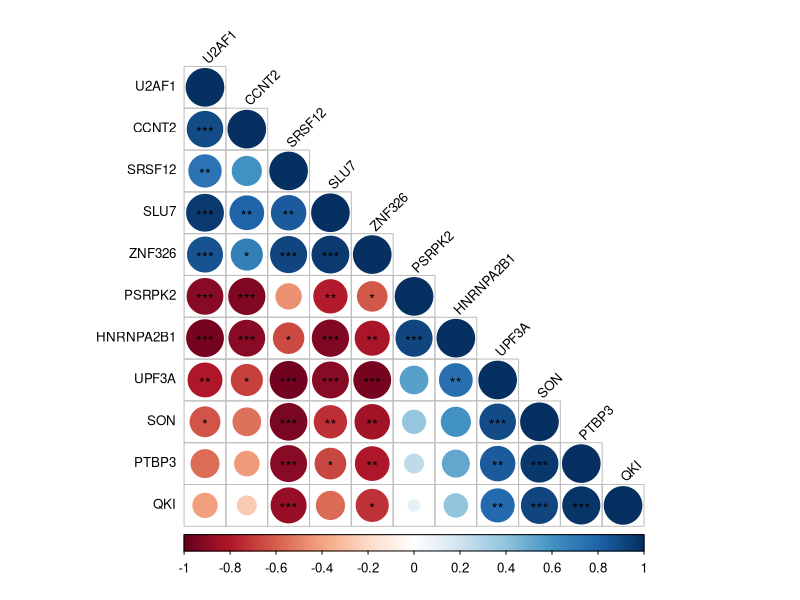

Here is the R script that generated this plot: (Note: this script raises an error after producing the figure.)
#Code correlation plot #################################################

#Load libraries
library(corrplot) #function corrplot
library(Hmisc) #function rcorr

#Read file
data = read.table("data_correlation.txt")

#Calculate pairwise correlations of all columns (genes)
res = rcorr(as.matrix(data),type="spearman")

#Make hierarchically clustered plot
pdf("correlation_plot.pdf")
corrplot(res$r, p.mat = res$P, insig = "label_sig", sig.level = c(.001, .01, .05), 
         pch.cex = .9, method = "circle", tl.cex = 0.8, tl.col = "black", tl.srt = 45, type = "lower", order = "hclust")
dev.off()
